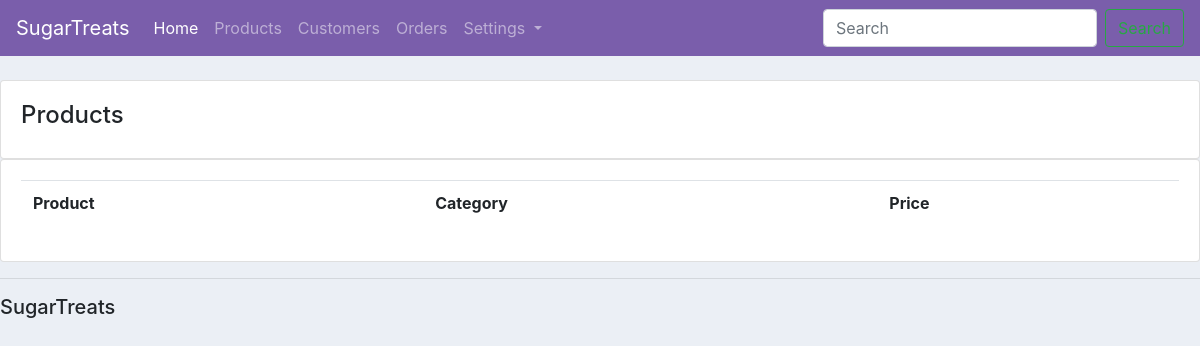
The app's page /products/, older data.
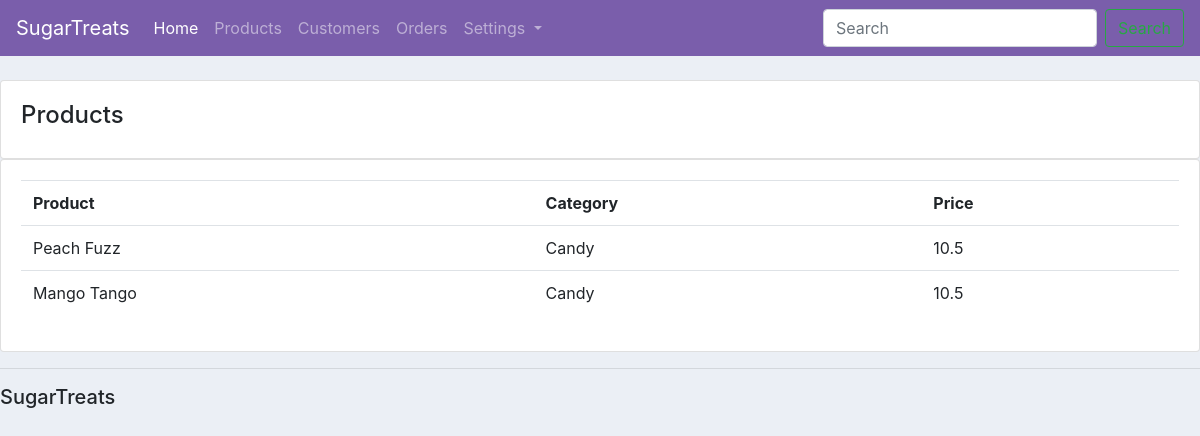
The same page, newer data.
### ecomm/models.py (models this page shows, shortened)
class Product(models.Model):
    CATEGORY = (
        ("Candy", "Candy"),
        ("Chocolate", "Chocolate"),
        ("Gift box", "Gift box"),
        ("Chocolate bar", "Chocolate bar"),
    )
    name = models.CharField(max_length=200, null=True)
    product_num = models.CharField(max_length=100, unique=True)
    description = models.CharField(max_length=200, null=True)
    category = models.CharField(max_length=200, null=True, choices = CATEGORY)
    price = models.FloatField(null = True)
    date_created=models.DateTimeField(auto_now_add=True, null=True)
    tags = models.ManyToManyField(Tag, blank = True)

### ecomm/views.py (the view)
# urls.py: path("products/", views.products, name = "products"),
def products(request):
    products = Product.objects.all()
    return render(request, "ecomm/products.html", {"products": products})

### ecomm/templates/ecomm/products.html
{% extends "ecomm/main.html" %}
{% block content %}
<br>
<div class = "row">
    <div class ="col-md">
        <div class = "card card-body">
            <h4>Products</h4>
        </div>
        <div class = "card card-body">
            <table class = "table">
                <tr>
                    <th>Product</th>
                    <th>Category</th>
                    <th>Price</th>
                </tr>
                {% for i in products %}
                    <tr>
                        <td>{{i.name}}</td>
                        <td>{{i.category}}</td>
                        <td>{{i.price}}</td>
                    </tr>
                {% endfor %}
            </table>
        </div>
    </div>
</div>
{% endblock content %}

Row changes from the older to the newer data that the page shows:
added Product: name "Peach Fuzz", category "Candy", price "10.5"
added Product: name "Mango Tango", category "Candy", price "10.5"
